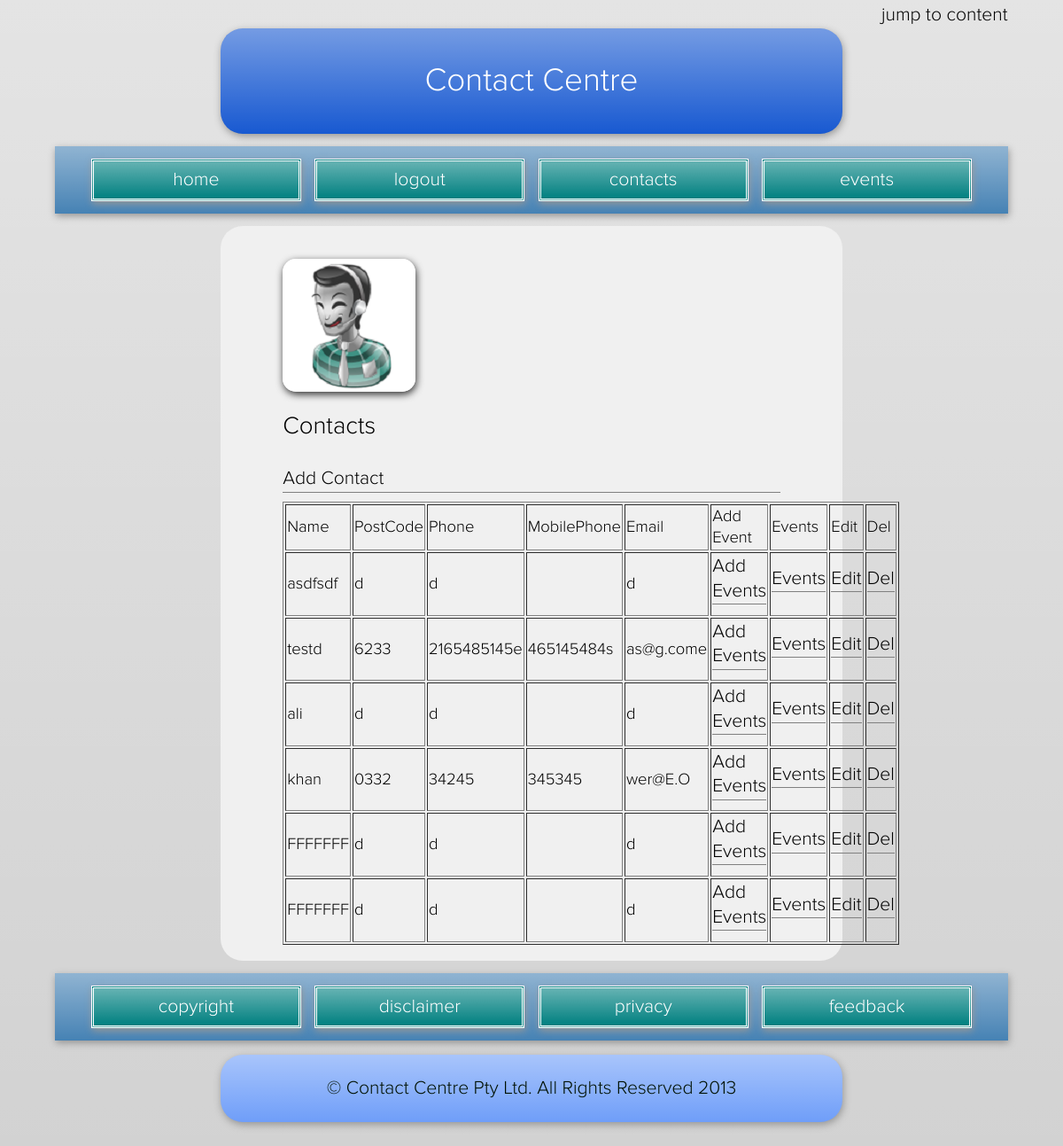
/WebSiteDevelopment/contacts.php (signed in), run on the app's committed database.
### tables this page shows
CREATE TABLE IF NOT EXISTS `tcontact` (
  `ContactID` int(11) NOT NULL AUTO_INCREMENT,
  `Name` varchar(255) NOT NULL,
  `Address` varchar(255) NOT NULL,
  `Town` varchar(255) NOT NULL,
  `State` varchar(3) NOT NULL,
  `PostCode` varchar(4) NOT NULL,
  `Phone` varchar(12) NOT NULL,
  `MobilePhone` varchar(15) NOT NULL,
  `Email` varchar(255) NOT NULL,
  `UserID` int(11) DEFAULT NULL,
  PRIMARY KEY (`ContactID`)
);

### WebSiteDevelopment/contacts.php (the view, shortened to what this page needs)
<?php
include  (dirname(__FILE__) . '/header.php');
?>
<div class="layout-grid">
    <div id="jumps" class="layout-cell layout-1">
        <div>
            <img src="images/contact.png" alt="Contacts"/>
            <h2>Contacts</h2>
            <a href="addcontact.php">Add Contact</a>
			<table border='1'>
<tr>
<td>Name</td>
<td>PostCode</td>
<td>Phone</td>
<td>MobilePhone</td>
<td>Email</td>
<td>Add Event</td>
<td>Events</td>
<td>Edit</td>
<td>Del</td>
</tr>
<?php
$query = "SELECT * FROM tcontact";
$result = mysql_query($query) or die(mysql_error());
while ($newArray = mysql_fetch_array($result))
	{
$id = $newArray['ContactID'];
$Name = $newArray['Name'];
$PostCode = $newArray['PostCode'];
$Phone = $newArray['Phone'];
$MobilePhone = $newArray['MobilePhone'];
$Email = $newArray['Email'];
echo "<tr><td>$Name</td><td>$PostCode</td><td>$Phone</td><td>$MobilePhone</td><td>$Email</td>
<td><a href='addevent.php?id=$id'>Add Events</a></td>
<td><a href='eventslog.php?id=$id'>Events</a></td>
<td><a href='editcontact.php?id=$id'>Edit</a></td><td>
<a href='contacts.php?delid=$id'>Del</a></td></tr>";
}
			?>
			</table>
        </div>
    </div>
</div>
<?php
include  (dirname(__FILE__)  . '/footer.php');
?>

### WebSiteDevelopment/style.css (style rules this page uses)
html,body { background:rgb(210,210,210);margin:0;padding:0;min-height:100% }
html { color:rgb(0,0,0);font: normal 115% 'proxima_nova_ltlight';line-height: 1.3;overflow-y:scroll }
body { margin:0 5% 0;padding:1.75em 0 2em 0;position:relative;border-radius:25px }
.layout-grid { display:block;margin:.75em auto;padding:0;letter-spacing:-0.35em;width:65% }
.layout-cell { letter-spacing:normal;word-spacing:normal;display:inline-block;margin:0 auto 1em auto;padding:0;width:100%!important;vertical-align:top;-webkit-box-sizing:border-box;-moz-box-sizing:border-box;box-sizing:border-box }
.layout-1 { background:rgb(240,240,240);margin:0;padding:1.5em 10% 1em 10%;width:65%;border-radius:25px;width:100% }
.layout-1 img { display:block;margin:.5em 0 1.15em 0;border-radius:15px;box-shadow:1px 3px 8px rgba(0,0,0,.8) }
.layout-1 h2 { background-color:transparent;background-image:none;border-radius:0;border:0;box-shadow:none;color:rgb(0,0,0);font-size:150%!important;font-weight:normal;margin:0 0 1em 0;text-align:left }
.layout-1 a,.layout-1 a:link,.layout-1 a:visited { border-bottom:1px solid gray;color:rgb(0,0,0);display:block;margin:0 0 .5em 0; padding:0 0 1px 0; font-size:115%;text-decoration:none }
html,body,h1,aside,nav ul, nav li a,nav ul li b,nav li a:hover,nav li a:focus,nav li a:active { background-image:-moz-linear-gradient(rgba(255,255,255,.4),rgba(255,255,255,0)); background-image:-o-linear-gradient(rgba(255,255,255,.4),rgba(255,255,255,0)); background-image:-webkit-linear-gradient(rgba(255,255,255,.4),rgba(255,255,255,0)); background-image:inear-gradient(rgba(255,255,255,.4),rgba(255,255,255,0)) }
body { border:1px dotted red\9 }

### data on the page
tcontact: Name "asdfsdf", PostCode "d", Phone "d", Email "d"
tcontact: Name "testd", PostCode "6233", Phone "2165485145e", MobilePhone "465145484s", Email "as@g.come"
tcontact: Name "ali", PostCode "d", Phone "d", Email "d"
tcontact: Name "khan", PostCode "0332", Phone "34245", MobilePhone "345345", Email "wer@E.O"
tcontact: Name "FFFFFFF", PostCode "d", Phone "d", Email "d"
tcontact: Name "FFFFFFF", PostCode "d", Phone "d", Email "d"
